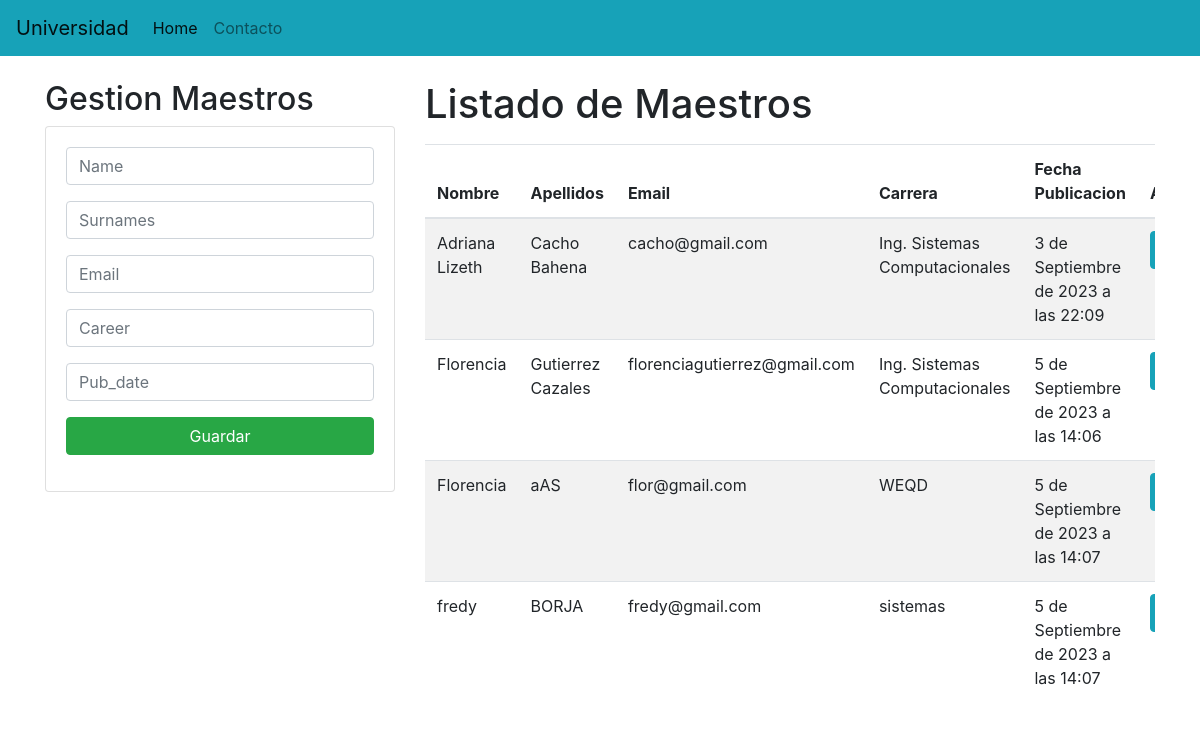
The page / on the database its author committed.
### feedback/models.py (models this page shows, shortened)
class Teacher(models.Model):
    name = models.CharField(max_length=200)
    surnames = models.CharField(max_length=200)
    email = models.CharField(max_length=200)
    career = models.CharField(max_length=200)
    pub_date = models.DateTimeField("date published")

### feedback/views.py (the view)
# urls.py: path("", views.home),
def home(request):
    teacherslistados = Teacher.objects.all()
    return render(request, "gestionteacher.html", {"teachers": teacherslistados})

### feedback/templates/gestionteacher.html (shortened to what this page needs)
{% extends "./base.html" %}
{% block body %}
<div class="row">
    <div class="col-sm-12 col-md-6 col-lg-4 col-xl-4">
        <h2> Gestion Maestros </h2>
        <div class="card">
            <div class="card-body">
                <form action="/registrarMaestros/" method="post">
                    <div class="form-group">
                        <input type="text" id="textName" name="txtName" class="form-control" placeholder="Name" maxlength="200" required>
                    </div>
                    <div class="form-group">
                        <input type="text" id="textSurnames" name="txtSurnames" class="form-control" placeholder="Surnames" maxlength="200" required>
                    </div>
                    <div class="form-group">
                        <input type="text" id="textEmail" name="txtEmail" class="form-control" placeholder="Email" maxlength="200" required>
                    </div>
                    <div class="form-group">
                        <input type="text" id="textCareer" name="txtCareer" class="form-control" placeholder="Career" maxlength="200" required>
                    </div>
                    <div class="form-group">
                        <input type="text" id="textPub_date" name="txtPub_date" class="form-control" placeholder="Pub_date" required>
                    </div>
                    <div class="form-group">
                        <button type="submit" class="btn btn-success btn-block text-white">Guardar</button>
                    </div>
                </form>
            </div>
        </div>
    </div>
    <div class="col-sm-12 col-md-6 col-lg-8 col-xl-8">
        <h1>Listado de Maestros</h1>
       <div class="table-responsive py-2">
        <table class="table table-striped">
         <thead>
          <tr>
            <th>Nombre</th>
            <th>Apellidos</th>
            <th>Email</th>
            <th>Carrera</th>
            <th>Fecha Publicacion</th>
            <th>Acciones</th>
          </tr>
         </thead>
         <tbody>
          {% for t in teachers %}
          <tr>
            <td>{{ t.name }}</td>
            <td>{{ t.surnames }}</td>
            <td>{{ t.email }}</td>
            <td>{{ t.career }}</td>
            <td>{{ t.pub_date }}</td>
            <td><a href="edicionTeacher/{{t.name}}" class="btn btn-info">Editar</a></td>
          </tr>
          {% endfor %}
         </tbody>
        </table>
       </div>
    </div>
</div>
{% endblock %}

### feedback/templates/base.html (shortened to what this page needs)
<!DOCTYPE html>
<html lang="en">
<head>
    <link rel="stylesheet" href="https://cdn.jsdelivr.net/npm/bootstrap@4.5.3/dist/css/bootstrap.min.css">
</head>
<body>
    <nav class="navbar navbar-expand-lg navbar-light bg-info">
        <a class="navbar-brand" href="#">Universidad</a>
        <div class="collapse navbar-collapse" id="navbarNav">
          <ul class="navbar-nav">
            <li class="nav-item active">
              <a class="nav-link" href="#">Home <span class="sr-only">(current)</span></a>
            </li>
            <li class="nav-item">
              <a class="nav-link" href="#">Contacto</a>
            </li>
          </ul>
        </div>
      </nav>
      <div class="container py-4">
        {% block body %}
        {% endblock %}
      </div>
</body>
</html>

### rows shown on the page
Teacher: name "Adriana Lizeth", surnames "Cacho Bahena", email "cacho@gmail.com", career "Ing. Sistemas Computacionales", pub_date "3 de Septiembre de 2023 a las 22:09"
Teacher: name "Florencia", surnames "Gutierrez Cazales", email "florenciagutierrez@gmail.com", career "Ing. Sistemas Computacionales", pub_date "5 de Septiembre de 2023 a las 14:06"
Teacher: name "Florencia", surnames "aAS", email "flor@gmail.com", career "WEQD", pub_date "5 de Septiembre de 2023 a las 14:07"
Teacher: name "fredy", surnames "BORJA", email "fredy@gmail.com", career "sistemas", pub_date "5 de Septiembre de 2023 a las 14:07"
